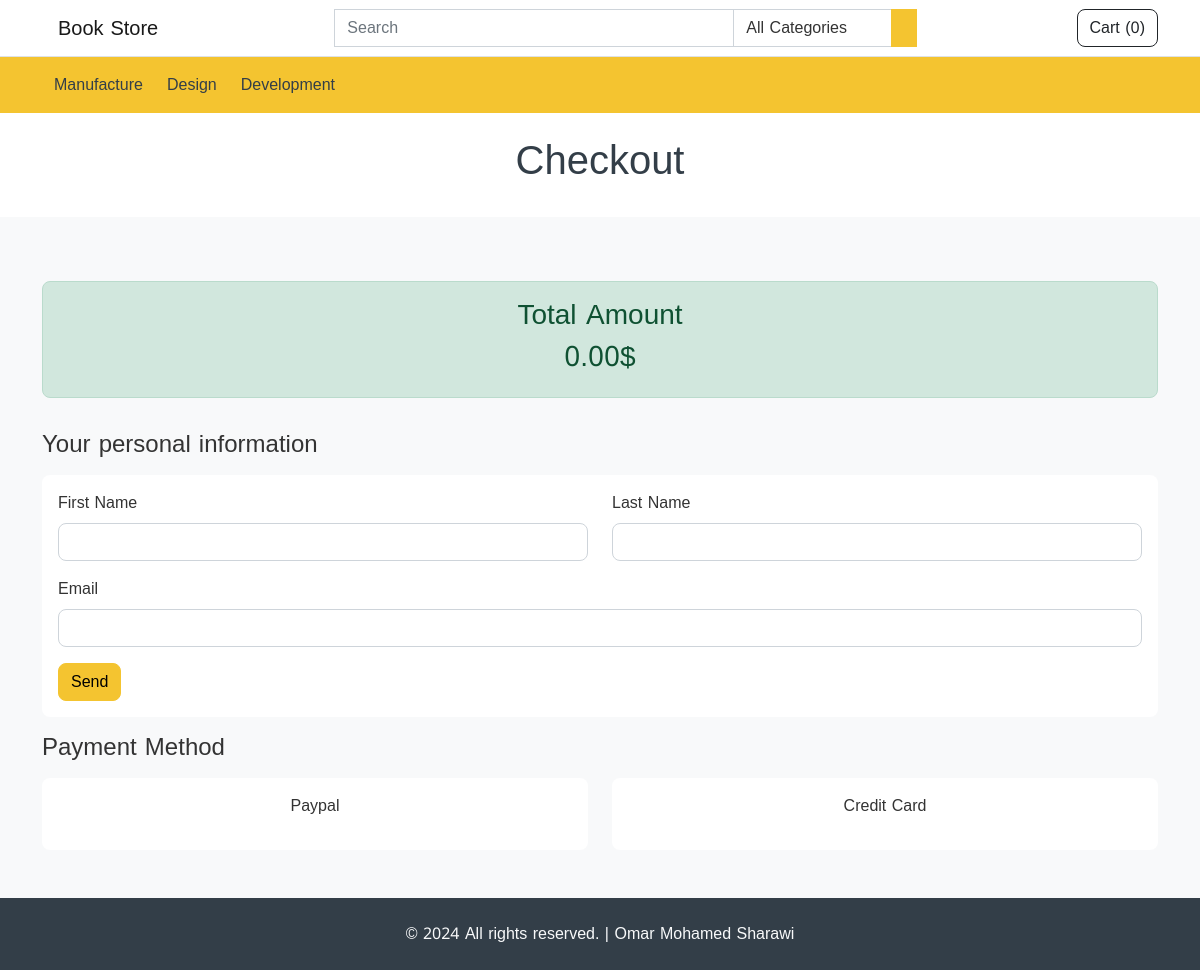
Page /checkout on the committed database.
### store/models.py (models this page shows, shortened)
class Category(models.Model):
    name = models.CharField(max_length=255, unique=True)
    featured = models.BooleanField(default=False)
    order = models.IntegerField(default=1)
    created_at = models.DateTimeField(auto_now_add=True)
    updated_at = models.DateTimeField(auto_now=True)

### store/views.py (the view)
# urls.py: path('checkout', include('checkout.urls')),
def checkout(request):
    return render(
        request,
        'checkout.html'
    )

### store/custom_context_processor.py (called while the page is built)
def store_website_navbar2(request):
    cart = Cart.objects.filter(session=request.session.session_key).last()
    cart_total = 0
    cart_product = []
    if cart:
        cart_product = Product.objects.filter(pk__in=cart.item)
        for item in cart_product:
            cart_total += item.price
    categories = Category.objects.order_by('order')
    return {
        'categories': categories,
        'cart_products': cart_product,
        'cart_total': cart_total
    }

### store/templatetags/my_filters.py (called while the page is built)
def currency(amount):
    return '{:.2f}'.format(amount) + '$'

### store/templates/checkout.html (shortened to what this page needs)
{% extends 'base.html' %}
{% load i18n my_filters %}
{% block content %}
    {% include 'common/page_title.html' with title='Checkout' %}
      <div class="container my-5">
        <div class="row bd-highlight">
          <div class="col-md-12">
            <h4 class="my-3 text-center">
              <div class="alert alert-success py-3">
                <h3 class="text-center">{% trans 'Total Amount' %}</h3>
                <h3 class="text-center">{{cart_total|currency}}</h3>
              </div>
            </h4>
          </div>
          <div class="col-12">
            <h4 class="my-3">{% trans 'Your personal information' %}</h4>
            <div class="card">
              <div class="card-body">
                <form id="form-user-info" action="{% url 'checkout.order' %}" method="post">
                  <div class="row">
                    <div class="col-md-6">
                      <div class="mb-3">
                        <label for="firstNameInput" class="form-label">{% trans 'First Name' %}</label>
                        <input
                          type="text"
                          class="form-control"
                          id="firstNameInput"
                          name="first_name"
                          required
                        />
                      </div>
                    </div>
                    <div class="col-md-6">
                      <div class="mb-3">
                        <label for="lastNameInput" class="form-label">{% trans 'Last Name' %}</label>
                        <input
                          type="text"
                          class="form-control"
                          id="lastNameInput"
                          name="last_name"
                          required
                        />
                      </div>
                    </div>
                  </div>
                  <div class="mb-3">
                    <label for="emailInput" class="form-label">{% trans 'Email' %}</label>
                    <input
                      type="email"
                      class="form-control"
                      id="emailInput"
                      name="email"
                      required
                    />
                  </div>
                    <button class="btn btn-primary">{% trans 'Send' %}</button>
                </form>
              </div>
            </div>
            <h4 class="my-3">{% trans 'Payment Method' %}</h4>
            <div class="row">
              <div class="col-md-6">
                <div id="pm-paypal" class="card" role="button">
                  <div class="card-body text-center">
                    <p>{% trans 'Paypal' %}</p>
                  </div>
                </div>
              </div>
              <div id="pm-stripe" class="col-md-6">
                <div class="card" role="button">
                  <div class="card-body text-center">
                    <p>{% trans 'Credit Card' %}</p>
                  </div>
                </div>
              </div>
            </div>
          </div>
        </div>
      </div>
{% endblock %}

### store/templates/partials/header.html (shortened to what this page needs)
{% load i18n %}
<nav class="navbar navbar-expand-lg navbar-light bg-white border-bottom">
      <div class="container">
        <a class="navbar-brand" href="/">{% trans 'Book Store' %}</a>
        <div
          class="collapse navbar-collapse mt-2 mt-lg-0"
          id="navbarSupportedContent"
        >
          {% include 'partials/header_search.html' %}
          <ul class="navbar-nav my-2 my-lg-0">
            <li class="nav-item">
              <a href="{% url 'store.cart' %}" class="btn btn-outline-dark" type="button">
                {% trans 'Cart' %} (<span id="cart-items-count">{{cart_products|length}}</span>)
              </a>
            </li>
          </ul>
        </div>
      </div>
    </nav>
<nav class="navbar navbar-expand-lg navbar-light bg-primary">
      <div class="container">
        <div
          class="collapse navbar-collapse mt-2 mt-lg-0"
          id="navbarSupportedContent"
        >
          <ul class="navbar-nav my-2 my-lg-0">
            {% for category in categories %}
              <li class="nav-item">
                <a class="nav-link mx-1" href="{% url 'store.category' category.id %}" role="button">
                  {{category.name}}
                </a>
              </li>
            {% endfor %}
          </ul>
        </div>
      </div>
</nav>

### rows in the picture
Category: name "Manufacture"
Category: name "Design"
Category: name "Development"

### other values in the picture
{{ cart_products|length }} "0"
{{ cart_total|currency }} "0.00$"
